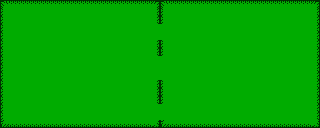

This game map was drawn from its Tiled (.tmx) file and the tilesets committed beside it. A one-line description and the full map source follow:
An orthogonal 40x16 tile map with 8x8 px tiles, 1 tile layer (Tile Layer 1).

<map version="1.10" tiledversion="1.11.2" orientation="orthogonal" renderorder="right-down" width="40" height="16" tilewidth="8" tileheight="8" infinite="0" nextlayerid="2" nextobjectid="1">
 <tileset firstgid="1" source="tileset0_testing.tsx" />
 <layer id="1" name="Tile Layer 1" width="40" height="16">
  <data encoding="csv">
13,14,14,14,14,14,14,14,14,14,14,14,14,14,14,14,14,14,14,15,13,14,14,14,14,14,14,14,14,14,14,14,14,14,14,14,14,14,14,15,
16,5,5,5,5,5,5,5,5,5,5,5,5,5,5,5,5,5,5,3221225488,16,5,5,5,5,5,5,5,5,5,5,5,5,5,5,5,5,5,5,3221225488,
16,5,5,5,5,5,5,5,5,5,5,5,5,5,5,5,5,5,5,3221225488,16,5,5,5,5,5,5,5,5,5,5,5,5,5,5,5,5,5,5,3221225488,
16,5,5,5,5,5,5,5,5,5,5,5,5,5,5,5,5,5,5,5,5,5,5,5,5,5,5,5,5,5,5,5,5,5,5,5,5,5,5,3221225488,
16,5,5,5,5,5,5,5,5,5,5,5,5,5,5,5,5,5,5,5,5,5,5,5,5,5,5,5,5,5,5,5,5,5,5,5,5,5,5,3221225488,
16,5,5,5,5,5,5,5,5,5,5,5,5,5,5,5,5,5,5,3221225488,16,5,5,5,5,5,5,5,5,5,5,5,5,5,5,5,5,5,5,3221225488,
16,5,5,5,5,5,5,5,5,5,5,5,5,5,5,5,5,5,5,3221225488,16,5,5,5,5,5,5,5,5,5,5,5,5,5,5,5,5,5,5,3221225488,
16,5,5,5,5,5,5,5,5,5,5,5,5,5,5,5,5,5,5,5,5,5,5,5,5,5,5,5,5,5,5,5,5,5,5,5,5,5,5,3221225488,
16,5,5,5,5,5,5,5,5,5,5,5,5,5,5,5,5,5,5,5,5,5,5,5,5,5,5,5,5,5,5,5,5,5,5,5,5,5,5,3221225488,
16,5,5,5,5,5,5,5,5,5,5,5,5,5,5,5,5,5,5,5,5,5,5,5,5,5,5,5,5,5,5,5,5,5,5,5,5,5,5,3221225488,
16,5,5,5,5,5,5,5,5,5,5,5,5,5,5,5,5,5,5,3221225488,16,5,5,5,5,5,5,5,5,5,5,5,5,5,5,5,5,5,5,3221225488,
16,5,5,5,5,5,5,5,5,5,5,5,5,5,5,5,5,5,5,3221225488,16,5,5,5,5,5,5,5,5,5,5,5,5,5,5,5,5,5,5,3221225488,
16,5,5,5,5,5,5,5,5,5,5,5,5,5,5,5,5,5,5,3221225488,16,5,5,5,5,5,5,5,5,5,5,5,5,5,5,5,5,5,5,3221225488,
16,5,5,5,5,5,5,5,5,5,5,5,5,5,5,5,5,5,5,5,5,5,5,5,5,5,5,5,5,5,5,5,5,5,5,5,5,5,5,3221225488,
16,5,5,5,5,5,5,5,5,5,5,5,5,5,5,5,5,5,5,5,5,5,5,5,5,5,5,5,5,5,5,5,5,5,5,5,5,5,5,3221225488,
1610612749,3221225486,3221225486,3221225486,3221225486,3221225486,3221225486,3221225486,3221225486,3221225486,3221225486,3221225486,3221225486,3221225486,3221225486,3221225486,3221225486,3221225486,3221225486,17,1610612749,3221225486,3221225486,3221225486,3221225486,3221225486,3221225486,3221225486,3221225486,3221225486,3221225486,3221225486,3221225486,3221225486,3221225486,3221225486,3221225486,3221225486,3221225486,17
</data>
 </layer>
</map>
